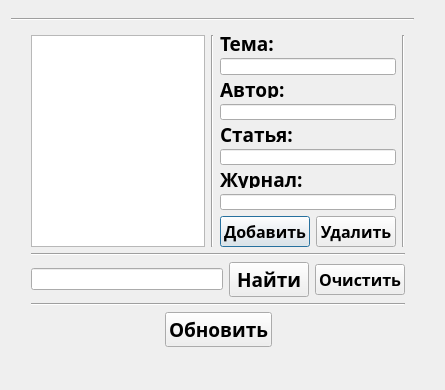
<?xml version="1.0" encoding="UTF-8"?>
<ui version="4.0">
 <class>Managerwin</class>
 <widget class="QDialog" name="Managerwin">
  <property name="geometry">
   <rect>
    <x>0</x>
    <y>0</y>
    <width>445</width>
    <height>390</height>
   </rect>
  </property>
  <property name="windowTitle">
   <string>Managerwin</string>
  </property>
  <widget class="Line" name="line">
   <property name="geometry">
    <rect>
     <x>11</x>
     <y>11</y>
     <width>403</width>
     <height>16</height>
    </rect>
   </property>
   <property name="orientation">
    <enum>Qt::Horizontal</enum>
   </property>
  </widget>
  <widget class="QWidget" name="layoutWidget">
   <property name="geometry">
    <rect>
     <x>11</x>
     <y>18</y>
     <width>405</width>
     <height>340</height>
    </rect>
   </property>
   <layout class="QFormLayout" name="formLayout">
    <item row="0" column="1">
     <widget class="Line" name="line_4">
      <property name="orientation">
       <enum>Qt::Vertical</enum>
      </property>
     </widget>
    </item>
    <item row="1" column="0">
     <widget class="Line" name="line_3">
      <property name="orientation">
       <enum>Qt::Vertical</enum>
      </property>
     </widget>
    </item>
    <item row="1" column="1">
     <layout class="QHBoxLayout" name="horizontalLayout_3">
      <item>
       <widget class="QTableView" name="tableView"/>
      </item>
      <item>
       <widget class="Line" name="line_6">
        <property name="orientation">
         <enum>Qt::Vertical</enum>
        </property>
       </widget>
      </item>
      <item>
       <layout class="QVBoxLayout" name="verticalLayout_5">
        <item>
         <layout class="QVBoxLayout" name="verticalLayout_4">
          <item>
           <spacer name="verticalSpacer">
            <property name="orientation">
             <enum>Qt::Vertical</enum>
            </property>
            <property name="sizeHint" stdset="0">
             <size>
              <width>20</width>
              <height>40</height>
             </size>
            </property>
           </spacer>
          </item>
          <item>
           <widget class="QLabel" name="label">
            <property name="font">
             <font>
              <family>Sitka Banner</family>
              <pointsize>14</pointsize>
              <weight>75</weight>
              <bold>true</bold>
             </font>
            </property>
            <property name="text">
             <string>Тема:</string>
            </property>
           </widget>
          </item>
          <item>
           <widget class="QLineEdit" name="lineEdit_topic"/>
          </item>
         </layout>
        </item>
        <item>
         <layout class="QVBoxLayout" name="verticalLayout_3">
          <item>
           <widget class="QLabel" name="label_2">
            <property name="font">
             <font>
              <family>Sitka Banner</family>
              <pointsize>14</pointsize>
              <weight>75</weight>
              <bold>true</bold>
             </font>
            </property>
            <property name="text">
             <string>Автор:</string>
            </property>
           </widget>
          </item>
          <item>
           <widget class="QLineEdit" name="lineEdit_author"/>
          </item>
         </layout>
        </item>
        <item>
         <layout class="QVBoxLayout" name="verticalLayout">
          <item>
           <widget class="QLabel" name="label_3">
            <property name="font">
             <font>
              <family>Sitka Banner</family>
              <pointsize>14</pointsize>
              <weight>75</weight>
              <bold>true</bold>
             </font>
            </property>
            <property name="text">
             <string>Статья:</string>
            </property>
           </widget>
          </item>
          <item>
           <widget class="QLineEdit" name="lineEdit_article"/>
          </item>
         </layout>
        </item>
        <item>
         <layout class="QVBoxLayout" name="verticalLayout_2">
          <item>
           <widget class="QLabel" name="label_4">
            <property name="font">
             <font>
              <family>Sitka Banner</family>
              <pointsize>14</pointsize>
              <weight>75</weight>
              <bold>true</bold>
             </font>
            </property>
            <property name="text">
             <string>Журнал:</string>
            </property>
           </widget>
          </item>
          <item>
           <widget class="QLineEdit" name="lineEdit_magazine"/>
          </item>
         </layout>
        </item>
        <item>
         <layout class="QHBoxLayout" name="horizontalLayout_2">
          <item>
           <widget class="QPushButton" name="pushButton_add">
            <property name="font">
             <font>
              <family>Sitka Banner</family>
              <pointsize>12</pointsize>
              <weight>75</weight>
              <bold>true</bold>
              <strikeout>false</strikeout>
             </font>
            </property>
            <property name="text">
             <string>Добавить</string>
            </property>
           </widget>
          </item>
          <item>
           <widget class="QPushButton" name="pushButton_delete">
            <property name="font">
             <font>
              <family>Sitka Banner</family>
              <pointsize>12</pointsize>
              <weight>75</weight>
              <bold>true</bold>
              <strikeout>false</strikeout>
             </font>
            </property>
            <property name="text">
             <string>Удалить</string>
            </property>
           </widget>
          </item>
         </layout>
        </item>
        <item>
         <spacer name="verticalSpacer_2">
          <property name="orientation">
           <enum>Qt::Vertical</enum>
          </property>
          <property name="sizeHint" stdset="0">
           <size>
            <width>20</width>
            <height>40</height>
           </size>
          </property>
         </spacer>
        </item>
       </layout>
      </item>
      <item>
       <widget class="Line" name="line_5">
        <property name="orientation">
         <enum>Qt::Vertical</enum>
        </property>
       </widget>
      </item>
     </layout>
    </item>
    <item row="2" column="1">
     <widget class="Line" name="line_8">
      <property name="orientation">
       <enum>Qt::Horizontal</enum>
      </property>
     </widget>
    </item>
    <item row="3" column="1">
     <layout class="QHBoxLayout" name="horizontalLayout">
      <item>
       <widget class="QLineEdit" name="lineEdit_find"/>
      </item>
      <item>
       <widget class="QPushButton" name="pushButton_find">
        <property name="font">
         <font>
          <family>Sitka Banner</family>
          <pointsize>14</pointsize>
          <weight>75</weight>
          <bold>true</bold>
         </font>
        </property>
        <property name="text">
         <string>Найти</string>
        </property>
       </widget>
      </item>
      <item>
       <widget class="QPushButton" name="pushButton_2">
        <property name="font">
         <font>
          <family>Sitka Banner</family>
          <pointsize>12</pointsize>
          <weight>75</weight>
          <bold>true</bold>
         </font>
        </property>
        <property name="text">
         <string>Очистить</string>
        </property>
       </widget>
      </item>
     </layout>
    </item>
    <item row="4" column="1">
     <widget class="Line" name="line_7">
      <property name="orientation">
       <enum>Qt::Horizontal</enum>
      </property>
     </widget>
    </item>
    <item row="5" column="1">
     <layout class="QHBoxLayout" name="horizontalLayout_6">
      <item>
       <spacer name="horizontalSpacer">
        <property name="orientation">
         <enum>Qt::Horizontal</enum>
        </property>
        <property name="sizeHint" stdset="0">
         <size>
          <width>40</width>
          <height>20</height>
         </size>
        </property>
       </spacer>
      </item>
      <item>
       <widget class="QPushButton" name="pushButton">
        <property name="font">
         <font>
          <family>Sitka Banner</family>
          <pointsize>14</pointsize>
          <weight>75</weight>
          <bold>true</bold>
         </font>
        </property>
        <property name="text">
         <string>Обновить</string>
        </property>
       </widget>
      </item>
      <item>
       <spacer name="horizontalSpacer_2">
        <property name="orientation">
         <enum>Qt::Horizontal</enum>
        </property>
        <property name="sizeHint" stdset="0">
         <size>
          <width>40</width>
          <height>20</height>
         </size>
        </property>
       </spacer>
      </item>
     </layout>
    </item>
   </layout>
  </widget>
 </widget>
 <layoutdefault spacing="6" margin="11"/>
 <resources/>
 <connections>
  <connection>
   <sender>pushButton</sender>
   <signal>clicked()</signal>
   <receiver>tableView</receiver>
   <slot>resizeColumnsToContents()</slot>
   <hints>
    <hint type="sourcelabel">
     <x>217</x>
     <y>345</y>
    </hint>
    <hint type="destinationlabel">
     <x>147</x>
     <y>156</y>
    </hint>
   </hints>
  </connection>
  <connection>
   <sender>pushButton</sender>
   <signal>clicked()</signal>
   <receiver>tableView</receiver>
   <slot>resizeRowsToContents()</slot>
   <hints>
    <hint type="sourcelabel">
     <x>217</x>
     <y>345</y>
    </hint>
    <hint type="destinationlabel">
     <x>147</x>
     <y>156</y>
    </hint>
   </hints>
  </connection>
 </connections>
</ui>
